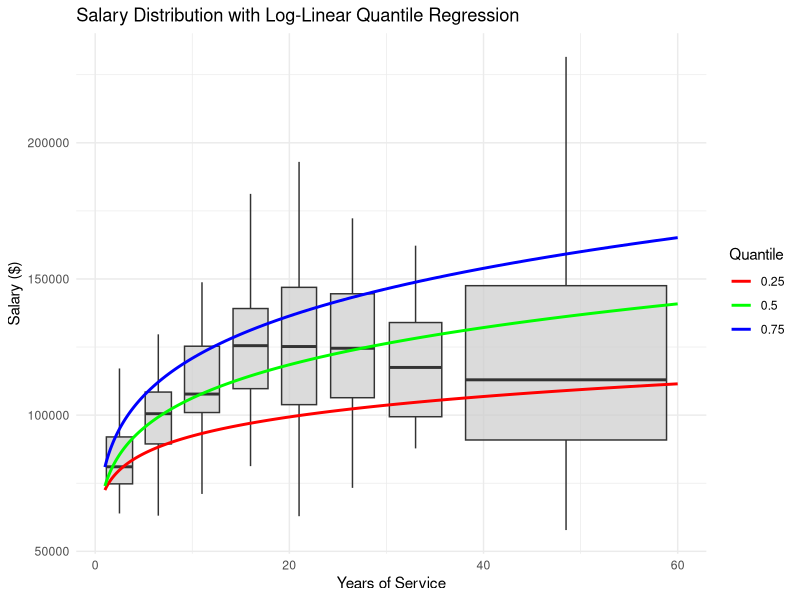

Write R code to recreate this figure.
library(car)
data("Salaries")

library(quantreg)
library(ggplot2)
library(dplyr)

Salaries <- Salaries %>%
  filter(is.finite(log(yrs.service)), is.finite(log(salary))) %>%
  mutate(
    log_exp = log(yrs.service),
    experience_group = cut(yrs.service, breaks=c(0,4,8,13,18,23,29,36,65), include.lowest=TRUE)
    )

# log linear regression quantile models
tau_values <- c(0.25, 0.5, 0.75)
models <- lapply(tau_values, function(tau) {
  rq(log(salary) ~ log_exp, data = Salaries, tau = tau)
})

# Predictions
log_exp_seq <- seq(min(Salaries$log_exp, na.rm = TRUE), max(Salaries$log_exp, na.rm = TRUE), length.out = 100)
predictions <- do.call(rbind, lapply(1:length(models), function(i) {
  data.frame(
    log_exp = log_exp_seq,
    salary_pred = exp(predict(models[[i]], newdata = data.frame(log_exp = log_exp_seq))),
    tau = tau_values[i]
  )
}))

# Plot
ggplot(Salaries, aes(x=yrs.service, y = salary)) +
  geom_boxplot(aes(group = experience_group),
               alpha = 0.7, fill = "gray80",outlier.shape = NA) +  
  geom_line(data = predictions, aes(x = exp(log_exp), y = salary_pred, color = factor(tau)), size = 1) + 
  labs(
    title = "Salary Distribution with Log-Linear Quantile Regression",
    x = "Years of Service",
    y = "Salary ($)",
    color = "Quantile"
  ) +
  scale_color_manual(values = c("red", "green", "blue")) +
  theme_minimal()


